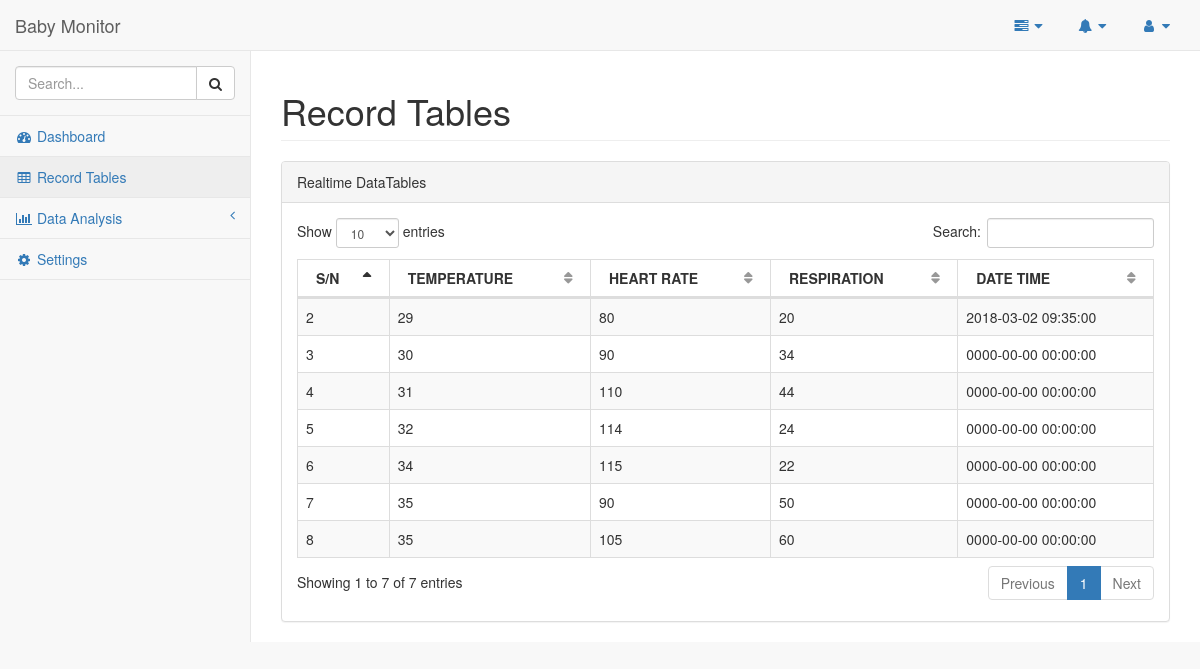
/tables.php (signed in), run on the app's committed database.
### tables this page shows
CREATE TABLE `baby_table` (
  `id` int(10) UNSIGNED NOT NULL,
  `temperature` int(10) UNSIGNED NOT NULL,
  `heart_rate` int(10) UNSIGNED NOT NULL,
  `respiration` int(10) UNSIGNED NOT NULL,
  `date_time` datetime NOT NULL
);

### tables.php (the view, shortened to what this page needs)
<?php
    include "include/db_connect.php";
    $query = "SELECT * FROM baby_table";
    $result = mysqli_query($conn, $query);
 ?>
<!DOCTYPE html>
<html lang="en">
<head>
    <link href="vendor/bootstrap/css/bootstrap.min.css" rel="stylesheet">
    <link href="vendor/metisMenu/metisMenu.min.css" rel="stylesheet">
    <link href="vendor/datatables-plugins/dataTables.bootstrap.css" rel="stylesheet">
    <link href="vendor/datatables-responsive/dataTables.responsive.css" rel="stylesheet">
    <link href="dist/css/sb-admin-2.css" rel="stylesheet">
    <link href="vendor/font-awesome/css/font-awesome.min.css" rel="stylesheet" type="text/css">
    <link href="vendor/font-awesome-4.7.0/css/font-awesome.min.css" rel="stylesheet" type="text/css">
</head>
<body>
    <div id="wrapper">
        <nav class="navbar navbar-default navbar-static-top" role="navigation" style="margin-bottom: 0">
            <div class="navbar-header">
                <a class="navbar-brand" href="dashboard.php">Baby Monitor</a>
            </div>
            <ul class="nav navbar-top-links navbar-right">
                <li class="dropdown">
                    <a class="dropdown-toggle" data-toggle="dropdown" href="#">
                        <i class="fa fa-tasks fa-fw"></i> <i class="fa fa-caret-down"></i>
                    </a>
                </li>
                <li class="dropdown">
                    <a class="dropdown-toggle" data-toggle="dropdown" href="#">
                        <i class="fa fa-bell fa-fw"></i> <i class="fa fa-caret-down"></i>
                    </a>
                </li>
                <li class="dropdown">
                    <a class="dropdown-toggle" data-toggle="dropdown" href="#">
                        <i class="fa fa-user fa-fw"></i> <i class="fa fa-caret-down"></i>
                    </a>
                </li>
            </ul>
            <div class="navbar-default sidebar" role="navigation">
                <div class="sidebar-nav navbar-collapse">
                    <ul class="nav" id="side-menu">
                        <li class="sidebar-search">
                            <div class="input-group custom-search-form">
                                <input type="text" class="form-control" placeholder="Search...">
                                <span class="input-group-btn">
                                <button class="btn btn-default" type="button">
                                    <i class="fa fa-search"></i>
                                </button>
                            </span>
                            </div>
                        </li>
                        <li>
                            <a href="dashboard.php"><i class="fa fa-dashboard fa-fw"></i> Dashboard</a>
                        </li>
                        <li>
                            <a href="tables.php"><i class="fa fa-table fa-fw"></i> Record Tables</a>
                        </li>
                        <li>
                            <a href="#"><i class="fa fa-bar-chart-o fa-fw"></i> Data Analysis<span class="fa arrow"></span></a>
                        </li>
                        <li>
                            <a href="settings.php"><i class="fa fa-gear fa-fw"></i> Settings</a>
                        </li>
                            </ul>
                </div>
            </div>
        </nav>
        <div id="page-wrapper">
            <div class="row">
                <div class="col-lg-12">
                    <h1 class="page-header">Record Tables</h1>
                </div>
            </div>
            <div class="row">
                <div class="col-lg-12">
                    <div class="panel panel-default">
                        <div class="panel-heading">
                            Realtime DataTables
                        </div>
                        <div class="panel-body">
                            <table width="100%" class="table table-striped table-bordered table-hover" id="dataTables-example">
                                <thead>
                                    <tr>
                                        <th>S/N</th>
                                        <th>TEMPERATURE</th>
                                        <th>HEART RATE</th>
                                        <th>RESPIRATION</th>
                                        <th>DATE TIME</th>
                                    </tr>
                                </thead>
                                <tbody>
                                <?php
                                    while ($row = mysqli_fetch_array($result)) {
                                ?>
                                    <tr>
                                        <td> <?php echo $row["id"]; ?> </td>
                                        <td> <?php echo $row["temperature"]; ?> </td>
                                        <td> <?php echo $row["heart_rate"]; ?> </td>
                                        <td> <?php echo $row["respiration"]; ?> </td>
                                        <td> <?php echo $row["date_time"]; ?> </td>
                                    </tr>
                                    <?php
                                    }
                                 ?>
                                </tbody>
                            </table>
                        </div>
                    </div>
                </div>
            </div>
                        </div>
                    </div>
</body>
</html>

### data on the page
baby_table: id "2", temperature "29", heart_rate "80", respiration "20", date_time "2018-03-02 09:35:00"
baby_table: id "3", temperature "30", heart_rate "90", respiration "34", date_time "0000-00-00 00:00:00"
baby_table: id "4", temperature "31", heart_rate "110", respiration "44", date_time "0000-00-00 00:00:00"
baby_table: id "5", temperature "32", heart_rate "114", respiration "24", date_time "0000-00-00 00:00:00"
baby_table: id "6", temperature "34", heart_rate "115", respiration "22", date_time "0000-00-00 00:00:00"
baby_table: id "7", temperature "35", heart_rate "90", respiration "50", date_time "0000-00-00 00:00:00"
baby_table: id "8", temperature "35", heart_rate "105", respiration "60", date_time "0000-00-00 00:00:00"
